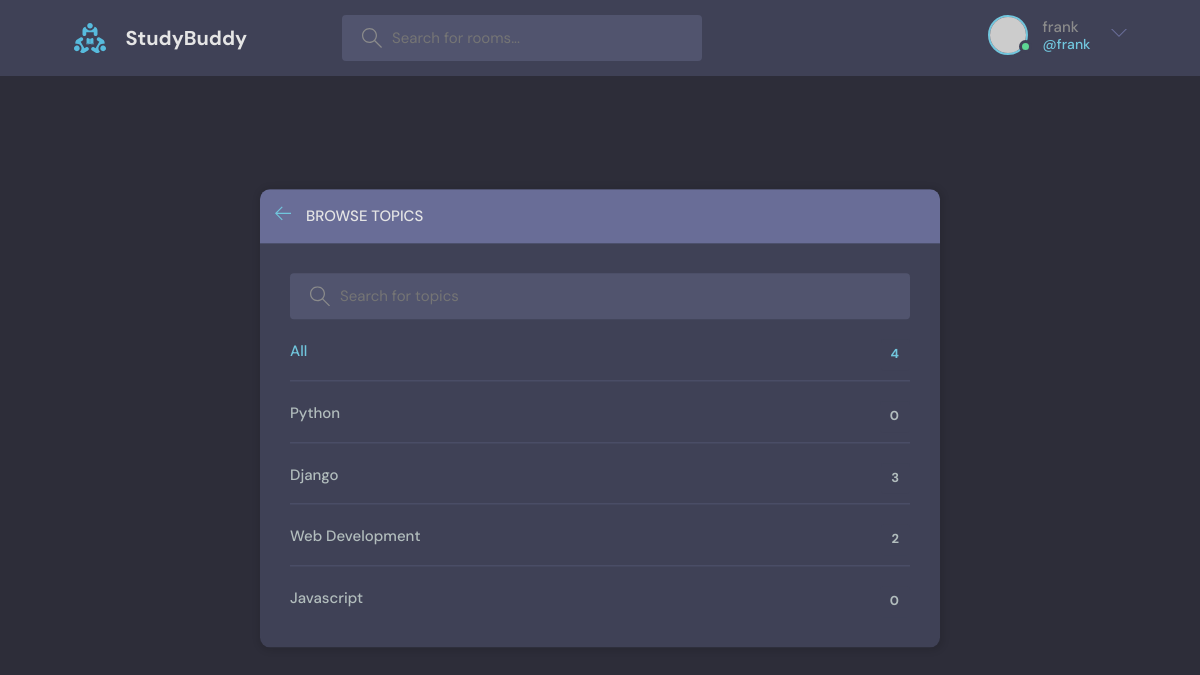
The app's page /topics/ (signed in), older data.
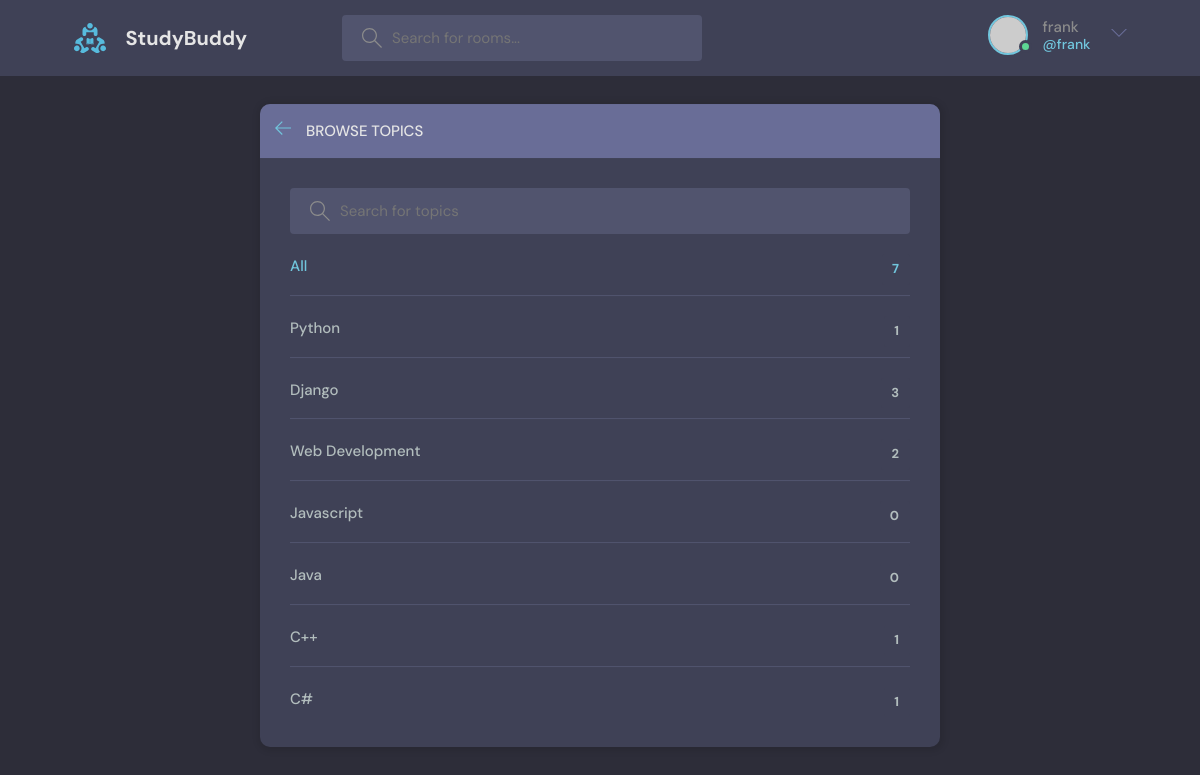
The same page, newer data.
### base/models.py (models this page shows, shortened)
class Topic(models.Model):
    name = models.CharField(max_length=200)

### base/views.py (the view)
# urls.py: path('topics/', views.topicsPage, name="topics"),
def topicsPage(request):
    q = request.GET.get('q') if request.GET.get('q') != None else ''
    topics = Topic.objects.filter(name__icontains=q)
    return render(request, 'base/topics.html', {'topics': topics})

### base/templates/base/topics.html (shortened to what this page needs)
{% extends 'main.html' %}
{% block content %}
<main class="create-room layout">
  <div class="container">
    <div class="layout__box">
      <div class="layout__boxHeader">
        <div class="layout__boxTitle">
          <a href="{% url 'home' %}">
            <svg version="1.1" xmlns="http://www.w3.org/2000/svg" width="32" height="32" viewBox="0 0 32 32">
              <title>arrow-left</title>
              <path
                d="M13.723 2.286l-13.723 13.714 13.719 13.714 1.616-1.611-10.96-10.96h27.625v-2.286h-27.625l10.965-10.965-1.616-1.607z">
              </path>
            </svg>
          </a>
          <h3>Browse Topics</h3>
        </div>
      </div>
      <div class="topics-page layout__body">
        <form action="" method="GET" class="header__search">
          <label>
            <input name="q" placeholder="Search for topics" />
          </label>
        </form>
        <ul class="topics__list">
          <li>
            <a href="{% url 'topics' %}" class="active">All <span>{{topics.count}}</span></a>
          </li>
          {% for topic in topics %}
          <li>
            <a href="{% url 'home' %}?q={{topic.name}}">{{topic.name}}<span>{{topic.room_set.all.count}}</span></a>
          </li>
          {% endfor %}
        </ul>
      </div>
    </div>
  </div>
</main>
{% endblock %}

Row changes from the older to the newer data that the page shows:
computed for Topic "Python": room_set.all.count "0" → "1"
added Topic: name "Java", room_set.all.count "0"
added Topic: name "C++", room_set.all.count "1"
added Topic: name "C#", room_set.all.count "1"
Text that changed along with them:
{{ topics.count }}: "4" → "7"
